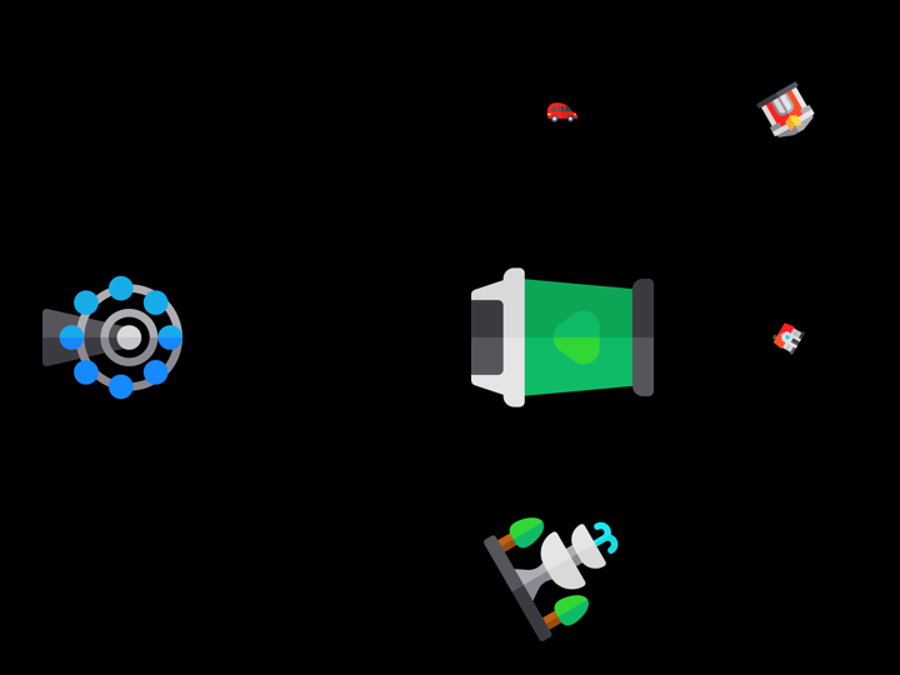
%> input picture template-matcher/dataset/Test/test_1.png, 900 x 675 px; its folder holds only this picture in this run
$ octave task2example.m   (GNU Octave 9; MATLAB toolbox functions it lacks are replaced by stand-ins)
%> lines starting %> are read from the running program, lines starting %| are printed output that depends on the picture
### template-matcher/task2/corr3.m
function NCorrs = corr3(I, P)

%pad

[r,c] = size(I);

fftI = ifft2(fft2(I) .* fft2(rot90(P, 2),r,c));
fftIsqr = ifft2(fft2(I.^2) .* fft2(ones(r,c)));
convPsqr = conv2(P.^2, ones(size(P)), 'valid');

NCorrs = fftI ./ sqrt(fftIsqr * convPsqr);

end

### template-matcher/task2/task2example.m
% get test imgs paths
testDir = 'dataset/Test/';
testImgs = dir(strcat(testDir, '*.png'));
testImgPath = strcat(testDir, testImgs(1).name);
testImg = mean(im2double(imread(testImgPath)),3);
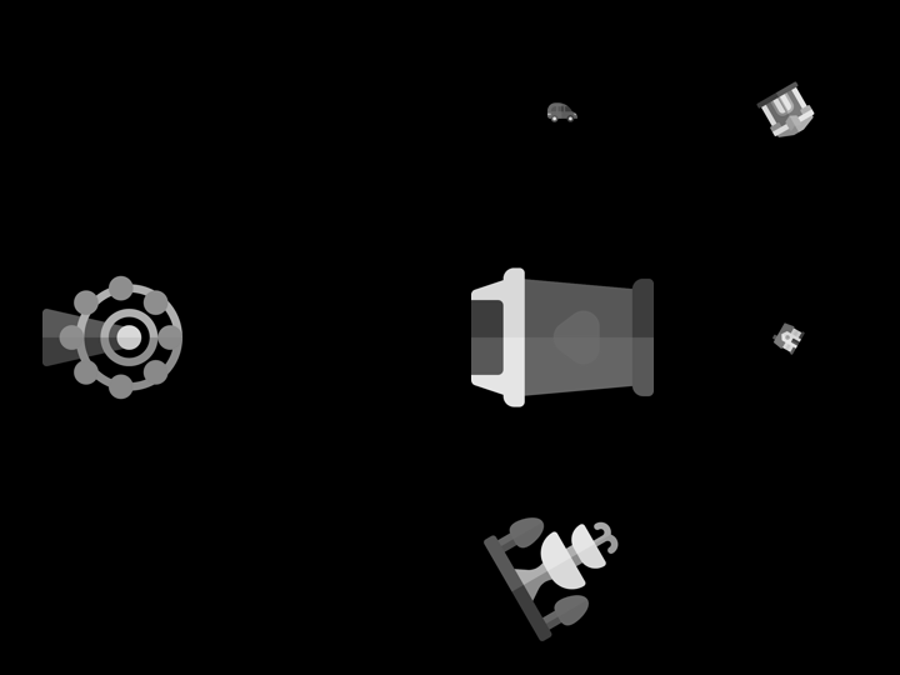
%> testImg: size 675x900 double; min 0, max 0.996, mean 0.032
testImg = testImg - mean(testImg(:));

% get template image
templateImg = testImg(250:350, 430:550);%518:642, 484:619);
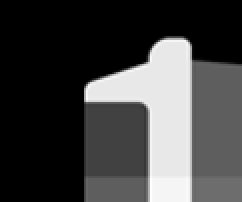
%> templateImg: size 101x121 double (shown 2 times larger); min -0.032, max 0.901, mean 0.208; drawn with min black and max white
templateImg = templateImg - mean(templateImg(:));

% get normalised correlation value for template on test
correlation = corr3(testImg, templateImg);
%> in corr3, `fftI = ifft2(fft2(I) .* fft2(rot90(P, 2),r,c));`:
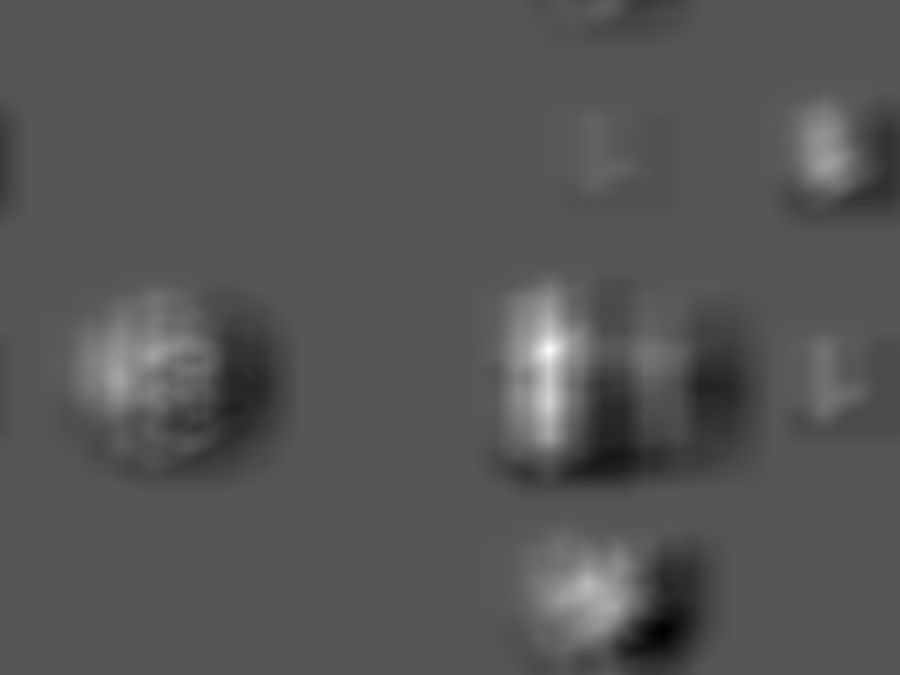
%> fftI: size 675x900 double; min -633.6, max 1224.1, mean 0; drawn with min black and max white
%> in corr3, `fftIsqr = ifft2(fft2(I.^2) .* fft2(ones(r,c)));`: fftIsqr: size 675x900 double; every value is 10549.4

[val,ind] = max(correlation(:));
%> val = 0.341; ind = 370925
[y,x] = ind2sub(size(correlation), ind);
%> y = 350; x = 550
[h,w] = size(templateImg);
%> h = 101; w = 121

box = [x, y, w, h];
%> box = [550 350 121 101]

% adjust position
pos = box(1:4);
%> pos = [550 350 121 101]
pos(1) = pos(1) - pos(3);
pos(2) = pos(2) - pos(4);

% show boxes
figure, imshow(templateImg);
%> after `imshow(templateImg)`:
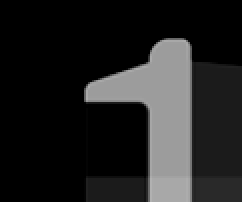
%> displayed picture: size 101x121, on the screen's scale of 0 to 255 (shown 2 times larger); min 0, max 177, mean 33.2
figure, imshow(testImg), axis on;
rectangle('Position', pos, 'EdgeColor', 'm');
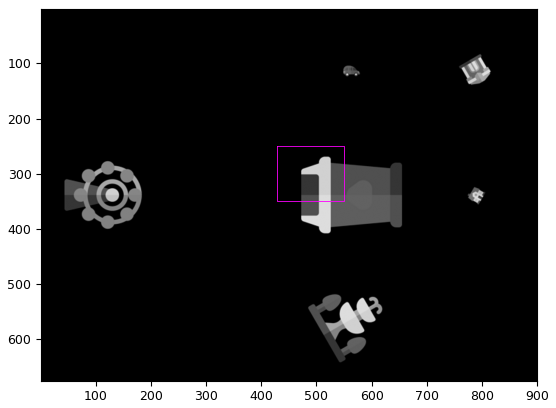
%> figure redrawn from the program's plot data

$ run again, on template-matcher/dataset/Test/test_13.png
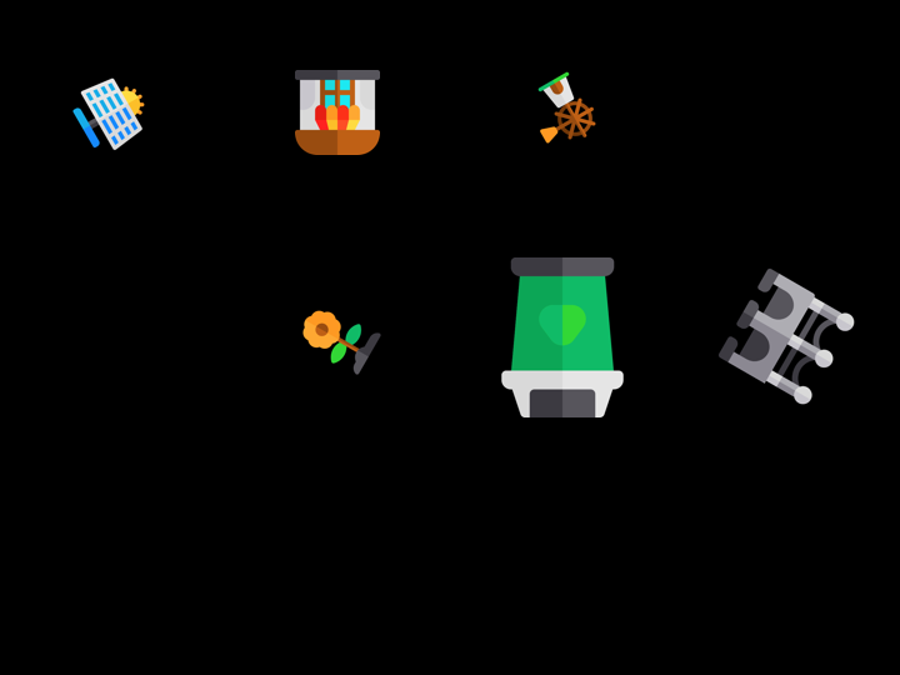
%> input picture template-matcher/dataset/Test/test_13.png, 900 x 675 px
%> in corr3, `fftI = ifft2(fft2(I) .* fft2(rot90(P, 2),r,c));`:
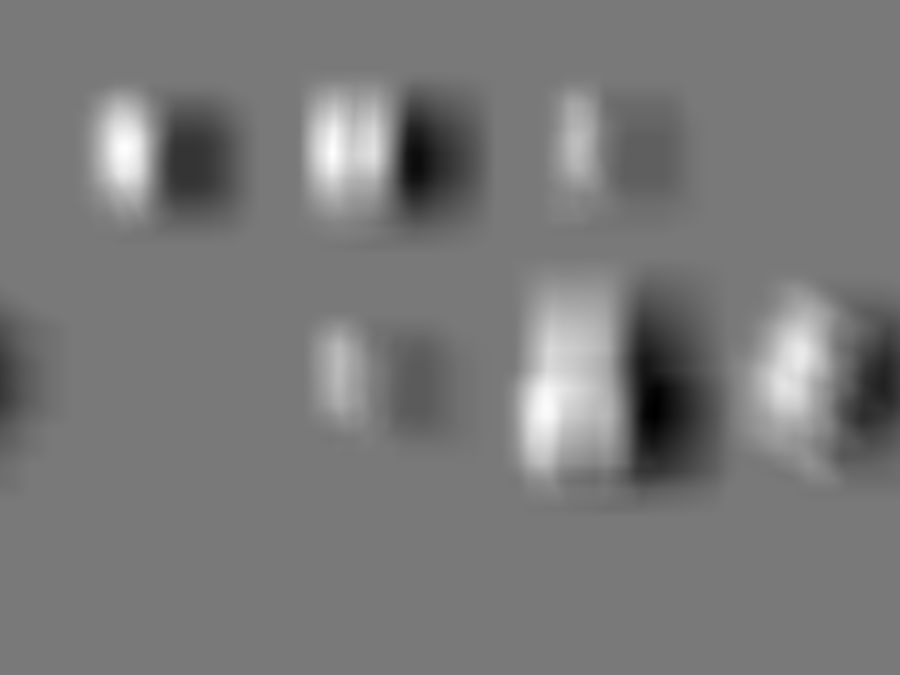
%> fftI: size 675x900 double; min -327.3, max 357.3, mean 0; drawn with min black and max white
%> fftIsqr: size 675x900 double; every value is 10282.1
%> val = 0.221; ind = 224254
%> y = 154; x = 333
%> box = [333 154 121 101]
%> `rectangle('Position', pos, 'EdgeColor', 'm');`:
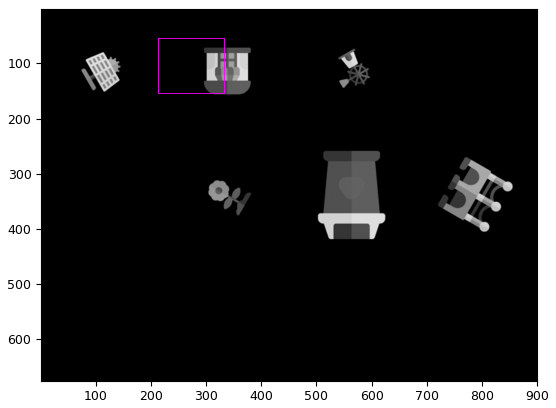
%> figure redrawn from the program's plot data

$ run again, on template-matcher/dataset/Test/test_15.png
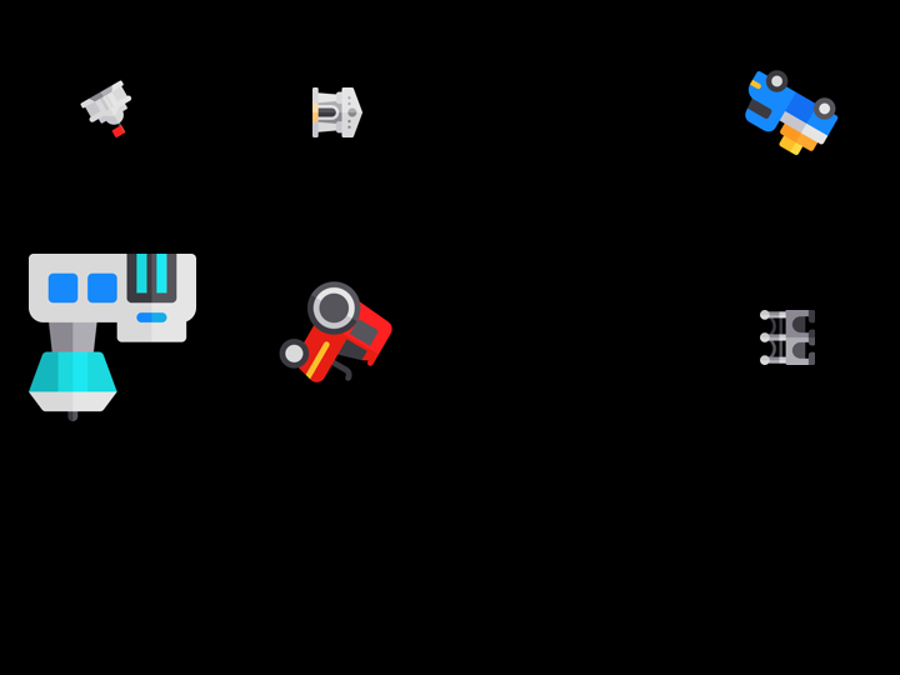
%> input picture template-matcher/dataset/Test/test_15.png, 900 x 675 px
%> in corr3, `fftI = ifft2(fft2(I) .* fft2(rot90(P, 2),r,c));`:
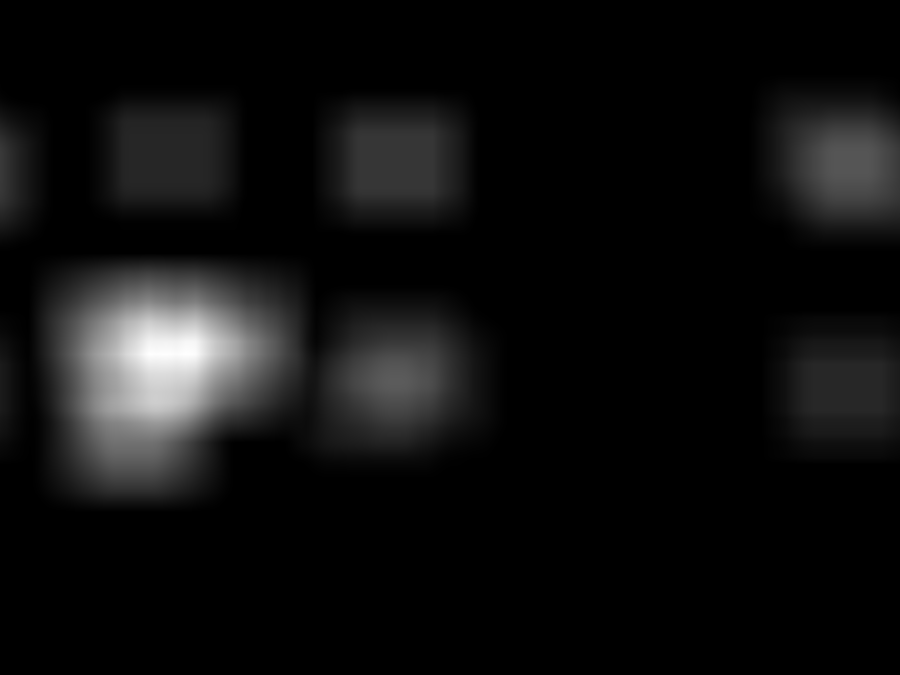
%> fftI: size 675x900 double; min -8.64e-13, max 1.35e-11, mean 7.01e-26; drawn with min black and max white
%> fftIsqr: size 675x900 double; every value is 14593.8
%> val = 0.52; ind = 125230
%> y = 355; x = 186
%> box = [186 355 121 101]
%> `rectangle('Position', pos, 'EdgeColor', 'm');`:
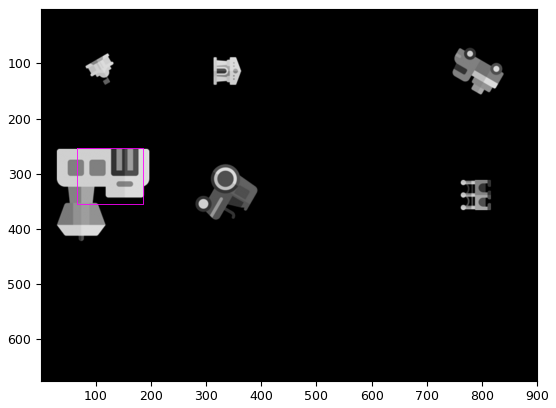
%> figure redrawn from the program's plot data
